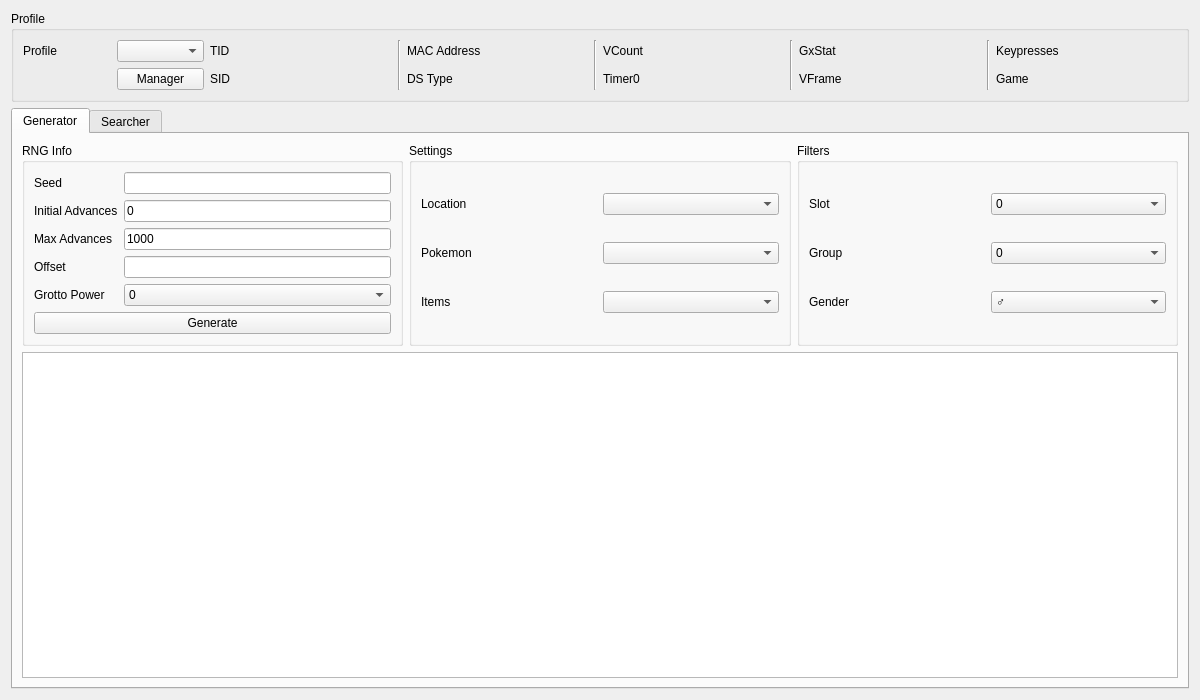
<?xml version="1.0" encoding="UTF-8"?>
<ui version="4.0">
 <class>HiddenGrotto</class>
 <widget class="QWidget" name="HiddenGrotto">
  <property name="geometry">
   <rect>
    <x>0</x>
    <y>0</y>
    <width>1200</width>
    <height>700</height>
   </rect>
  </property>
  <property name="windowTitle">
   <string>Hidden Grotto</string>
  </property>
  <layout class="QGridLayout" name="gridLayout_4">
   <item row="0" column="0">
    <widget class="QGroupBox" name="groupBoxProfile">
     <property name="title">
      <string>Profile</string>
     </property>
     <layout class="QGridLayout" name="gridLayout_5">
      <item row="0" column="0">
       <widget class="QLabel" name="labelProfile">
        <property name="text">
         <string>Profile</string>
        </property>
       </widget>
      </item>
      <item row="0" column="1">
       <widget class="QComboBox" name="comboBoxProfiles"/>
      </item>
      <item row="1" column="1">
       <widget class="QPushButton" name="pushButtonProfileManager">
        <property name="text">
         <string>Manager</string>
        </property>
       </widget>
      </item>
      <item row="0" column="2">
       <widget class="QLabel" name="labelProfileTID">
        <property name="text">
         <string>TID</string>
        </property>
       </widget>
      </item>
      <item row="0" column="3">
       <widget class="QLabel" name="labelProfileTIDValue"/>
      </item>
      <item row="1" column="2">
       <widget class="QLabel" name="labelProfileSID">
        <property name="text">
         <string>SID</string>
        </property>
       </widget>
      </item>
      <item row="1" column="3">
       <widget class="QLabel" name="labelProfileSIDValue"/>
      </item>
      <item row="0" column="4" rowspan="2">
       <widget class="Line" name="line_4">
        <property name="orientation">
         <enum>Qt::Vertical</enum>
        </property>
       </widget>
      </item>
      <item row="0" column="5">
       <widget class="QLabel" name="labelProfileMACAddress">
        <property name="text">
         <string>MAC Address</string>
        </property>
       </widget>
      </item>
      <item row="0" column="6">
       <widget class="QLabel" name="labelProfileMACAddressValue"/>
      </item>
      <item row="1" column="5">
       <widget class="QLabel" name="labelProfileDSType">
        <property name="text">
         <string>DS Type</string>
        </property>
       </widget>
      </item>
      <item row="1" column="6">
       <widget class="QLabel" name="labelProfileDSTypeValue"/>
      </item>
      <item row="0" column="7" rowspan="2">
       <widget class="Line" name="line_3">
        <property name="orientation">
         <enum>Qt::Vertical</enum>
        </property>
       </widget>
      </item>
      <item row="0" column="8">
       <widget class="QLabel" name="labelProfileVCount">
        <property name="text">
         <string>VCount</string>
        </property>
       </widget>
      </item>
      <item row="0" column="9">
       <widget class="QLabel" name="labelProfileVCountValue"/>
      </item>
      <item row="1" column="8">
       <widget class="QLabel" name="labelProfileTimer0">
        <property name="text">
         <string>Timer0</string>
        </property>
       </widget>
      </item>
      <item row="1" column="9">
       <widget class="QLabel" name="labelProfileTimer0Value"/>
      </item>
      <item row="0" column="10" rowspan="2">
       <widget class="Line" name="line_2">
        <property name="orientation">
         <enum>Qt::Vertical</enum>
        </property>
       </widget>
      </item>
      <item row="0" column="11">
       <widget class="QLabel" name="labelProfileGxStat">
        <property name="text">
         <string>GxStat</string>
        </property>
       </widget>
      </item>
      <item row="0" column="12">
       <widget class="QLabel" name="labelProfileGxStatValue"/>
      </item>
      <item row="1" column="11">
       <widget class="QLabel" name="labelProfileVFrame">
        <property name="text">
         <string>VFrame</string>
        </property>
       </widget>
      </item>
      <item row="1" column="12">
       <widget class="QLabel" name="labelProfileVFrameValue"/>
      </item>
      <item row="0" column="13" rowspan="2">
       <widget class="Line" name="line">
        <property name="orientation">
         <enum>Qt::Vertical</enum>
        </property>
       </widget>
      </item>
      <item row="0" column="14">
       <widget class="QLabel" name="labelProfileKeypresses">
        <property name="text">
         <string>Keypresses</string>
        </property>
       </widget>
      </item>
      <item row="0" column="15">
       <widget class="QLabel" name="labelProfileKeypressesValue"/>
      </item>
      <item row="1" column="14">
       <widget class="QLabel" name="labelProfileGame">
        <property name="text">
         <string>Game</string>
        </property>
       </widget>
      </item>
      <item row="1" column="15">
       <widget class="QLabel" name="labelProfileGameValue"/>
      </item>
     </layout>
    </widget>
   </item>
   <item row="1" column="0">
    <widget class="QTabWidget" name="tabRNGSelector">
     <widget class="QWidget" name="tabGenerator">
      <attribute name="title">
       <string>Generator</string>
      </attribute>
      <layout class="QGridLayout" name="gridLayout">
       <item row="0" column="0">
        <widget class="QGroupBox" name="groupBoxGeneratorRNGInfo">
         <property name="sizePolicy">
          <sizepolicy hsizetype="Preferred" vsizetype="Preferred">
           <horstretch>1</horstretch>
           <verstretch>0</verstretch>
          </sizepolicy>
         </property>
         <property name="title">
          <string>RNG Info</string>
         </property>
         <layout class="QGridLayout" name="gridLayout_8">
          <item row="0" column="0">
           <widget class="QLabel" name="labelGeneratorSeed">
            <property name="text">
             <string>Seed</string>
            </property>
           </widget>
          </item>
          <item row="0" column="1">
           <widget class="TextBox" name="textBoxGeneratorSeed"/>
          </item>
          <item row="1" column="0">
           <widget class="QLabel" name="labelGeneratorInitialAdvances">
            <property name="text">
             <string>Initial Advances</string>
            </property>
           </widget>
          </item>
          <item row="1" column="1">
           <widget class="TextBox" name="textBoxGeneratorInitialAdvances">
            <property name="text">
             <string notr="true">0</string>
            </property>
           </widget>
          </item>
          <item row="2" column="0">
           <widget class="QLabel" name="labelGeneratorMaxAdvances">
            <property name="text">
             <string>Max Advances</string>
            </property>
           </widget>
          </item>
          <item row="2" column="1">
           <widget class="TextBox" name="textBoxGeneratorMaxAdvances">
            <property name="text">
             <string notr="true">1000</string>
            </property>
           </widget>
          </item>
          <item row="3" column="0">
           <widget class="QLabel" name="labelGeneratorOffset">
            <property name="text">
             <string>Offset</string>
            </property>
           </widget>
          </item>
          <item row="3" column="1">
           <widget class="TextBox" name="textBoxGeneratorOffset"/>
          </item>
          <item row="4" column="0">
           <widget class="QLabel" name="labelGeneratorGrottoPower">
            <property name="text">
             <string>Grotto Power</string>
            </property>
           </widget>
          </item>
          <item row="4" column="1">
           <widget class="ComboBox" name="comboBoxGeneratorGrottoPower">
            <item>
             <property name="text">
              <string notr="true">0</string>
             </property>
            </item>
            <item>
             <property name="text">
              <string notr="true">1</string>
             </property>
            </item>
            <item>
             <property name="text">
              <string notr="true">2</string>
             </property>
            </item>
            <item>
             <property name="text">
              <string notr="true">3</string>
             </property>
            </item>
            <item>
             <property name="text">
              <string>S/MAX</string>
             </property>
            </item>
           </widget>
          </item>
          <item row="5" column="0" colspan="2">
           <widget class="QPushButton" name="pushButtonGenerate">
            <property name="text">
             <string>Generate</string>
            </property>
           </widget>
          </item>
         </layout>
        </widget>
       </item>
       <item row="0" column="1">
        <widget class="QGroupBox" name="groupBoxGeneratorSettings">
         <property name="sizePolicy">
          <sizepolicy hsizetype="Preferred" vsizetype="Preferred">
           <horstretch>1</horstretch>
           <verstretch>0</verstretch>
          </sizepolicy>
         </property>
         <property name="title">
          <string>Settings</string>
         </property>
         <layout class="QGridLayout" name="gridLayout_6">
          <item row="0" column="0">
           <widget class="QLabel" name="labelGeneratorLocation">
            <property name="text">
             <string>Location</string>
            </property>
           </widget>
          </item>
          <item row="0" column="1">
           <widget class="ComboBox" name="comboBoxGeneratorLocation"/>
          </item>
          <item row="1" column="0">
           <widget class="QLabel" name="labelGeneratorPokemon">
            <property name="text">
             <string>Pokemon</string>
            </property>
           </widget>
          </item>
          <item row="1" column="1">
           <widget class="ComboBox" name="comboBoxGeneratorPokemon"/>
          </item>
          <item row="2" column="0">
           <widget class="QLabel" name="labelGeneratorItems">
            <property name="text">
             <string>Items</string>
            </property>
           </widget>
          </item>
          <item row="2" column="1">
           <widget class="ComboBox" name="comboBoxGeneratorItems"/>
          </item>
         </layout>
        </widget>
       </item>
       <item row="0" column="2">
        <widget class="QGroupBox" name="groupBoxGeneratorFilter">
         <property name="sizePolicy">
          <sizepolicy hsizetype="Preferred" vsizetype="Preferred">
           <horstretch>1</horstretch>
           <verstretch>0</verstretch>
          </sizepolicy>
         </property>
         <property name="title">
          <string>Filters</string>
         </property>
         <layout class="QGridLayout" name="gridLayout_2">
          <item row="0" column="0">
           <widget class="QLabel" name="labelGeneratorSlot">
            <property name="text">
             <string>Slot</string>
            </property>
           </widget>
          </item>
          <item row="0" column="1">
           <widget class="CheckList" name="checkListGeneratorSlot">
            <item>
             <property name="text">
              <string notr="true">0</string>
             </property>
            </item>
            <item>
             <property name="text">
              <string notr="true">1</string>
             </property>
            </item>
            <item>
             <property name="text">
              <string notr="true">2</string>
             </property>
            </item>
            <item>
             <property name="text">
              <string notr="true">3</string>
             </property>
            </item>
            <item>
             <property name="text">
              <string notr="true">4</string>
             </property>
            </item>
            <item>
             <property name="text">
              <string notr="true">5</string>
             </property>
            </item>
            <item>
             <property name="text">
              <string notr="true">6</string>
             </property>
            </item>
            <item>
             <property name="text">
              <string notr="true">7</string>
             </property>
            </item>
            <item>
             <property name="text">
              <string notr="true">8</string>
             </property>
            </item>
            <item>
             <property name="text">
              <string notr="true">9</string>
             </property>
            </item>
            <item>
             <property name="text">
              <string notr="true">10</string>
             </property>
            </item>
           </widget>
          </item>
          <item row="1" column="0">
           <widget class="QLabel" name="labelGeneratorGroup">
            <property name="text">
             <string>Group</string>
            </property>
           </widget>
          </item>
          <item row="1" column="1">
           <widget class="CheckList" name="checkListGeneratorGroup">
            <item>
             <property name="text">
              <string notr="true">0</string>
             </property>
            </item>
            <item>
             <property name="text">
              <string notr="true">1</string>
             </property>
            </item>
            <item>
             <property name="text">
              <string notr="true">2</string>
             </property>
            </item>
            <item>
             <property name="text">
              <string notr="true">3</string>
             </property>
            </item>
           </widget>
          </item>
          <item row="2" column="0">
           <widget class="QLabel" name="labelGeneratorGender">
            <property name="text">
             <string>Gender</string>
            </property>
           </widget>
          </item>
          <item row="2" column="1">
           <widget class="CheckList" name="checkListGeneratorGender">
            <item>
             <property name="text">
              <string notr="true">♂</string>
             </property>
            </item>
            <item>
             <property name="text">
              <string notr="true">♀</string>
             </property>
            </item>
           </widget>
          </item>
         </layout>
        </widget>
       </item>
       <item row="1" column="0" colspan="3">
        <widget class="TableView" name="tableViewGenerator"/>
       </item>
      </layout>
     </widget>
     <widget class="QWidget" name="tabSearcher">
      <attribute name="title">
       <string>Searcher</string>
      </attribute>
      <layout class="QGridLayout" name="gridLayout_20">
       <item row="0" column="0">
        <widget class="QGroupBox" name="groupBoxSearcherRNGInfo">
         <property name="sizePolicy">
          <sizepolicy hsizetype="Preferred" vsizetype="Preferred">
           <horstretch>1</horstretch>
           <verstretch>0</verstretch>
          </sizepolicy>
         </property>
         <property name="title">
          <string>RNG Info</string>
         </property>
         <layout class="QGridLayout" name="gridLayout_9">
          <item row="0" column="0">
           <widget class="QLabel" name="labelSearcherInitialAdvances">
            <property name="text">
             <string>Initial Advances</string>
            </property>
           </widget>
          </item>
          <item row="0" column="1">
           <widget class="TextBox" name="textBoxSearcherInitialAdvances">
            <property name="text">
             <string notr="true">0</string>
            </property>
           </widget>
          </item>
          <item row="1" column="0">
           <widget class="QLabel" name="labelSearcherMaxAdvances">
            <property name="text">
             <string>Max Advances</string>
            </property>
           </widget>
          </item>
          <item row="1" column="1">
           <widget class="TextBox" name="textBoxSearcherMaxAdvances">
            <property name="text">
             <string notr="true">100</string>
            </property>
           </widget>
          </item>
          <item row="2" column="0">
           <widget class="QLabel" name="labelSearcherGrottoPower">
            <property name="text">
             <string>Grotto Power</string>
            </property>
           </widget>
          </item>
          <item row="2" column="1">
           <widget class="ComboBox" name="comboBoxSearcherGrottoPower">
            <item>
             <property name="text">
              <string notr="true">0</string>
             </property>
            </item>
            <item>
             <property name="text">
              <string notr="true">1</string>
             </property>
            </item>
            <item>
             <property name="text">
              <string notr="true">2</string>
             </property>
            </item>
            <item>
             <property name="text">
              <string notr="true">3</string>
             </property>
            </item>
            <item>
             <property name="text">
              <string>S/MAX</string>
             </property>
            </item>
           </widget>
          </item>
          <item row="3" column="0">
           <widget class="QLabel" name="labelSearcherStartDate">
            <property name="text">
             <string>Start Date</string>
            </property>
           </widget>
          </item>
          <item row="3" column="1">
           <widget class="DateEdit" name="dateEditSearcherStartDate"/>
          </item>
          <item row="4" column="0">
           <widget class="QLabel" name="labelSearcherEndDate">
            <property name="text">
             <string>End Date</string>
            </property>
           </widget>
          </item>
          <item row="4" column="1">
           <widget class="DateEdit" name="dateEditSearcherEndDate"/>
          </item>
          <item row="5" column="0" colspan="2">
           <layout class="QHBoxLayout" name="horizontalLayout">
            <item>
             <widget class="QPushButton" name="pushButtonSearch">
              <property name="text">
               <string>Search</string>
              </property>
             </widget>
            </item>
            <item>
             <widget class="QPushButton" name="pushButtonCancel">
              <property name="enabled">
               <bool>false</bool>
              </property>
              <property name="text">
               <string>Cancel</string>
              </property>
             </widget>
            </item>
           </layout>
          </item>
         </layout>
        </widget>
       </item>
       <item row="0" column="1" colspan="2">
        <widget class="QGroupBox" name="groupBoxSearcherSettings">
         <property name="sizePolicy">
          <sizepolicy hsizetype="Preferred" vsizetype="Preferred">
           <horstretch>1</horstretch>
           <verstretch>0</verstretch>
          </sizepolicy>
         </property>
         <property name="title">
          <string>Settings</string>
         </property>
         <layout class="QGridLayout" name="gridLayout_3">
          <item row="0" column="0">
           <widget class="QLabel" name="labelSearcherLocation">
            <property name="text">
             <string>Location</string>
            </property>
           </widget>
          </item>
          <item row="0" column="1">
           <widget class="ComboBox" name="comboBoxSearcherLocation"/>
          </item>
          <item row="1" column="0">
           <widget class="QLabel" name="labelSearcherPokemon">
            <property name="text">
             <string>Pokemon</string>
            </property>
           </widget>
          </item>
          <item row="1" column="1">
           <widget class="ComboBox" name="comboBoxSearcherPokemon"/>
          </item>
          <item row="2" column="0">
           <widget class="QLabel" name="labelSearcherItems">
            <property name="text">
             <string>Items</string>
            </property>
           </widget>
          </item>
          <item row="2" column="1">
           <widget class="ComboBox" name="comboBoxSearcherItems"/>
          </item>
         </layout>
        </widget>
       </item>
       <item row="0" column="3">
        <widget class="QGroupBox" name="groupBoxSearcherFilter">
         <property name="sizePolicy">
          <sizepolicy hsizetype="Preferred" vsizetype="Preferred">
           <horstretch>1</horstretch>
           <verstretch>0</verstretch>
          </sizepolicy>
         </property>
         <property name="title">
          <string>Filters</string>
         </property>
         <layout class="QGridLayout" name="gridLayout_7">
          <item row="0" column="0">
           <widget class="QLabel" name="labelSearcherSlot">
            <property name="text">
             <string>Slot</string>
            </property>
           </widget>
          </item>
          <item row="0" column="1">
           <widget class="CheckList" name="checkListSearcherSlot">
            <item>
             <property name="text">
              <string notr="true">0</string>
             </property>
            </item>
            <item>
             <property name="text">
              <string notr="true">1</string>
             </property>
            </item>
            <item>
             <property name="text">
              <string notr="true">2</string>
             </property>
            </item>
            <item>
             <property name="text">
              <string notr="true">3</string>
             </property>
            </item>
            <item>
             <property name="text">
              <string notr="true">4</string>
             </property>
            </item>
            <item>
             <property name="text">
              <string notr="true">5</string>
             </property>
            </item>
            <item>
             <property name="text">
              <string notr="true">6</string>
             </property>
            </item>
            <item>
             <property name="text">
              <string notr="true">7</string>
             </property>
            </item>
            <item>
             <property name="text">
              <string notr="true">8</string>
             </property>
            </item>
            <item>
             <property name="text">
              <string notr="true">9</string>
             </property>
            </item>
            <item>
             <property name="text">
              <string notr="true">10</string>
             </property>
            </item>
           </widget>
          </item>
          <item row="1" column="0">
           <widget class="QLabel" name="labelSearcherGroup">
            <property name="text">
             <string>Group</string>
            </property>
           </widget>
          </item>
          <item row="1" column="1">
           <widget class="CheckList" name="checkListSearcherGroup">
            <item>
             <property name="text">
              <string notr="true">0</string>
             </property>
            </item>
            <item>
             <property name="text">
              <string notr="true">1</string>
             </property>
            </item>
            <item>
             <property name="text">
              <string notr="true">2</string>
             </property>
            </item>
            <item>
             <property name="text">
              <string notr="true">3</string>
             </property>
            </item>
           </widget>
          </item>
          <item row="2" column="0">
           <widget class="QLabel" name="labelSearcherGender">
            <property name="text">
             <string>Gender</string>
            </property>
           </widget>
          </item>
          <item row="2" column="1">
           <widget class="CheckList" name="checkListSearcherGender">
            <item>
             <property name="text">
              <string notr="true">♂</string>
             </property>
            </item>
            <item>
             <property name="text">
              <string notr="true">♀</string>
             </property>
            </item>
           </widget>
          </item>
         </layout>
        </widget>
       </item>
       <item row="1" column="0" colspan="4">
        <widget class="QProgressBar" name="progressBar"/>
       </item>
       <item row="2" column="0" colspan="4">
        <widget class="TableView" name="tableViewSearcher">
         <property name="sortingEnabled">
          <bool>true</bool>
         </property>
        </widget>
       </item>
      </layout>
     </widget>
    </widget>
   </item>
  </layout>
 </widget>
 <customwidgets>
  <customwidget>
   <class>TextBox</class>
   <extends>QLineEdit</extends>
   <header>Form/Controls/TextBox.hpp</header>
  </customwidget>
  <customwidget>
   <class>ComboBox</class>
   <extends>QComboBox</extends>
   <header>Form/Controls/ComboBox.hpp</header>
  </customwidget>
  <customwidget>
   <class>TableView</class>
   <extends>QTableView</extends>
   <header>Form/Controls/TableView.hpp</header>
  </customwidget>
  <customwidget>
   <class>DateEdit</class>
   <extends>QDateEdit</extends>
   <header>Form/Controls/DateEdit.hpp</header>
  </customwidget>
  <customwidget>
   <class>CheckList</class>
   <extends>QComboBox</extends>
   <header>Form/Controls/CheckList.hpp</header>
  </customwidget>
 </customwidgets>
 <tabstops>
  <tabstop>comboBoxProfiles</tabstop>
  <tabstop>pushButtonProfileManager</tabstop>
  <tabstop>tabRNGSelector</tabstop>
  <tabstop>textBoxGeneratorSeed</tabstop>
  <tabstop>textBoxGeneratorInitialAdvances</tabstop>
  <tabstop>textBoxGeneratorMaxAdvances</tabstop>
  <tabstop>textBoxGeneratorOffset</tabstop>
  <tabstop>comboBoxGeneratorGrottoPower</tabstop>
  <tabstop>pushButtonGenerate</tabstop>
  <tabstop>comboBoxGeneratorLocation</tabstop>
  <tabstop>comboBoxGeneratorPokemon</tabstop>
  <tabstop>comboBoxGeneratorItems</tabstop>
  <tabstop>checkListGeneratorSlot</tabstop>
  <tabstop>checkListGeneratorGroup</tabstop>
  <tabstop>checkListGeneratorGender</tabstop>
  <tabstop>tableViewGenerator</tabstop>
  <tabstop>dateEditSearcherStartDate</tabstop>
  <tabstop>dateEditSearcherEndDate</tabstop>
  <tabstop>pushButtonSearch</tabstop>
  <tabstop>pushButtonCancel</tabstop>
  <tabstop>comboBoxSearcherLocation</tabstop>
  <tabstop>comboBoxSearcherPokemon</tabstop>
  <tabstop>comboBoxSearcherItems</tabstop>
  <tabstop>checkListSearcherSlot</tabstop>
  <tabstop>checkListSearcherGroup</tabstop>
  <tabstop>checkListSearcherGender</tabstop>
  <tabstop>tableViewSearcher</tabstop>
 </tabstops>
 <resources/>
 <connections/>
</ui>
